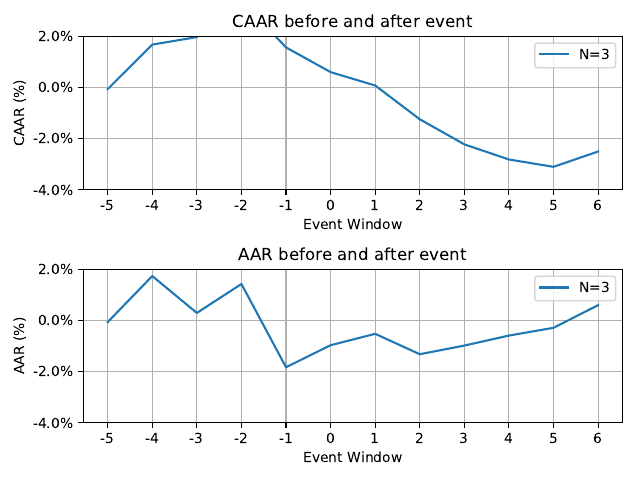

Recreate this plot in Python.
import pandas as pd
import numpy as np
import matplotlib.pyplot as plt
import matplotlib.ticker as mtick
from eventstudy.naivemodel import EventStudyNaiveModel
from eventstudy.dpyahoo import DataProviderYahoo


def read_events(file_name):

    """Read a csv and return a list of events as a pandas DataFrame."""

    event_list_df = pd.read_csv(file_name,
                                usecols=['day_0_date', 'ticker'],
                                parse_dates=['day_0_date'],
                                )

    return event_list_df


def plot_results(results, show=True, pdf_filename=None):
    plt.clf()
    plt.figure(1)
    ymin = -4.00
    ymax = 2.00

    ax1 = plt.subplot(211)
    plt.grid()
    ax1.set_ylim([ymin, ymax])
    plt.plot(results.caar * 100, label="N=%s" % results.num_events_processed)
    plt.legend(loc='upper right')
    plt.title("CAAR before and after event")
    plt.ylabel('CAAR (%)')
    ax1.yaxis.set_major_formatter(mtick.PercentFormatter())
    plt.xlabel('Event Window')

    ax2 = plt.subplot(212)
    plt.grid()
    ax2.set_ylim([ymin, ymax])
    plt.plot(results.aar * 100, label="N=%s" % results.num_events_processed)
    plt.legend(loc='upper right')
    plt.title("AAR before and after event")
    plt.ylabel('AAR (%)')
    ax2.yaxis.set_major_formatter(mtick.PercentFormatter())
    plt.xlabel('Event Window')

    plt.tight_layout(pad=1.0, w_pad=1.0, h_pad=1.0)

    if pdf_filename is not None:
        plt.savefig(pdf_filename, format='pdf')
    if show:
        plt.show()


def main():

    """
    This example replicates "Event Studies for Financial Research, chapter 4:
    A simplified example, the effect of air crashes on stock prices"
    using the eventstudy package.
    """

    event_list_df = read_events('ac_events.csv')
    # print('The event list:\n {}'.format(event_list_df))

    data_provider = DataProviderYahoo()

    event_study = EventStudyNaiveModel(data_provider, event_list_df)

    # Run the event study looking 6 periods before the event and 6 periods after the event
    num_pre_event_window_periods = num_post_event_window_periods = 6
    market_ticker = 'SPY'
    results = event_study.run_naive_model(market_ticker, num_pre_event_window_periods, num_post_event_window_periods)

    print('\nCAAR (%) for all the securities over the event window:\n{}'.format((results.caar * 100).round(2).to_frame().T.to_string(index=False)))

    plot_results(results, False, 'ac_nm_yahoo.pdf')

    print('Started with {} events and processed {} events'.format(results.num_starting_events, results.num_events_processed))


if __name__ == '__main__':
    main()
